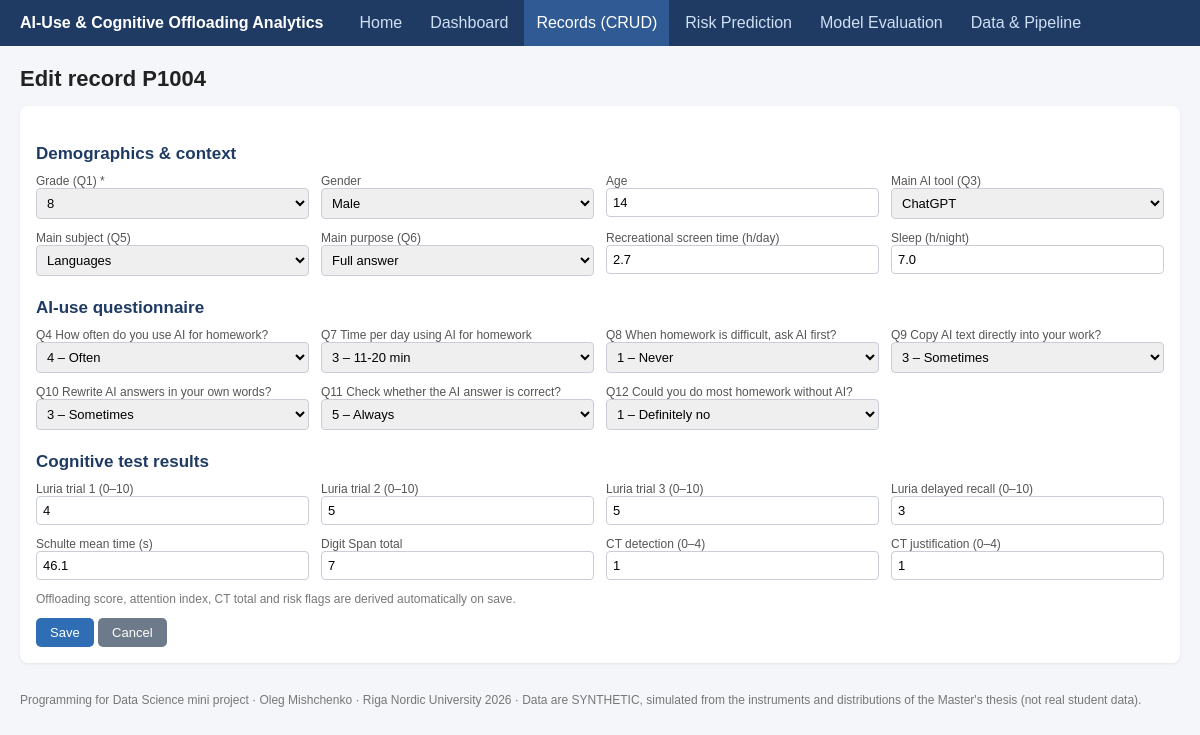
Screenshot of /records/P1004/edit with the database file from the repository.
### tables this page shows
CREATE TABLE students (
    student_id TEXT PRIMARY KEY,
    grade INTEGER CHECK (grade IN (8, 9)), gender TEXT, age INTEGER,
    main_ai_tool TEXT, main_subject TEXT, main_purpose TEXT,
    q4_ai_frequency INTEGER, q7_daily_ai_time INTEGER, q8_ask_ai_first INTEGER,
    q9_copy_directly INTEGER, q10_rewrite_own_words INTEGER, q11_check_correctness INTEGER,
    q12_could_do_without_ai INTEGER,
    screen_time_hours REAL, sleep_hours REAL,
    luria_trial1 INTEGER, luria_trial2 INTEGER, luria_trial3 INTEGER, luria_delayed INTEGER,
    schulte_seconds REAL, digit_span_total INTEGER,
    ct_detection INTEGER, ct_justification INTEGER,
    offloading_score REAL, ai_use_group TEXT, luria_mean REAL, ct_total INTEGER,
    attention_index REAL, low_attention INTEGER, low_ct INTEGER,
    updated_at TEXT DEFAULT CURRENT_TIMESTAMP
);

### app.py (the view, shortened to what this page needs)
@app.route("/records/<sid>/edit", methods=["GET", "POST"])
def record_edit(sid):
    rec = db.get(sid)
    if not rec:
        return redirect(url_for("records"))
    return render_template("form.html", **_form_ctx(rec, "edit"))

### app.py (called while the page is built)
def _full(rec):
    return {**{k: None for k in ["student_id"] + db.INPUT_FIELDS}, **(rec or {})}

def _form_ctx(rec, mode, errors=None):
    return dict(rec=_full(rec), mode=mode, errors=errors or [], cats=db.CATEGORICAL, likert=db.LIKERT_LABELS,
                qtext=db.QUESTION_TEXT, numeric=db.NUMERIC)

### db.py (called while the page is built)
def connect():
    con = sqlite3.connect(DB_PATH)
    con.row_factory = sqlite3.Row
    return con

def get(student_id):
    with connect() as con:
        r = con.execute("SELECT * FROM students WHERE student_id=?", (student_id,)).fetchone()
        return dict(r) if r else None

### templates/form.html (shortened to what this page needs)
{% extends "base.html" %}{% block content %}
<h1>{{ 'New student record' if mode=='new' else 'Edit record ' ~ rec.student_id }}</h1>
<form method="post" class="card">{% include "_fields.html" %}
<h2>Cognitive test results</h2><div class="formgrid">
{% for f, lab in [('luria_trial1','Luria trial 1 (0–10)'),('luria_trial2','Luria trial 2 (0–10)'),('luria_trial3','Luria trial 3 (0–10)'),('luria_delayed','Luria delayed recall (0–10)'),
('schulte_seconds','Schulte mean time (s)'),('digit_span_total','Digit Span total'),('ct_detection','CT detection (0–4)'),('ct_justification','CT justification (0–4)')] %}
<div><label>{{ lab }}</label><input type="number" step="{{ numeric[f][2] }}" min="{{ numeric[f][0] }}" max="{{ numeric[f][1] }}" name="{{ f }}" value="{{ rec[f] if rec[f] is not none else '' }}"></div>{% endfor %}</div>
<p class="muted">Offloading score, attention index, CT total and risk flags are derived automatically on save.</p>
<button class="btn">Save</button> <a class="btn sec" href="{{ url_for('records') }}">Cancel</a></form>{% endblock %}

### templates/_fields.html
<h2>Demographics &amp; context</h2><div class="formgrid">
<div><label>Grade (Q1) *</label><select name="grade">{% for g in [8,9] %}<option {{ 'selected' if rec.grade|int == g }}>{{ g }}</option>{% endfor %}</select></div>
<div><label>Gender</label><select name="gender"><option value="">–</option>{% for g in cats.gender %}<option {{ 'selected' if rec.gender==g }}>{{ g }}</option>{% endfor %}</select></div>
{% if not predict_mode %}<div><label>Age</label><input type="number" name="age" min="12" max="16" value="{{ rec.age|int if rec.age is not none else '' }}"></div>{% endif %}
<div><label>Main AI tool (Q3)</label><select name="main_ai_tool"><option value="">–</option>{% for g in cats.main_ai_tool %}<option {{ 'selected' if rec.main_ai_tool==g }}>{{ g }}</option>{% endfor %}</select></div>
{% if not predict_mode %}<div><label>Main subject (Q5)</label><select name="main_subject"><option value="">–</option>{% for g in cats.main_subject %}<option {{ 'selected' if rec.main_subject==g }}>{{ g }}</option>{% endfor %}</select></div>{% endif %}
<div><label>Main purpose (Q6)</label><select name="main_purpose"><option value="">–</option>{% for g in cats.main_purpose %}<option {{ 'selected' if rec.main_purpose==g }}>{{ g }}</option>{% endfor %}</select></div>
<div><label>Recreational screen time (h/day)</label><input type="number" step="0.1" min="0" max="12" name="screen_time_hours" value="{{ rec.screen_time_hours if rec.screen_time_hours is not none else '' }}"></div>
<div><label>Sleep (h/night)</label><input type="number" step="0.1" min="3" max="12" name="sleep_hours" value="{{ rec.sleep_hours if rec.sleep_hours is not none else '' }}"></div></div>
<h2>AI-use questionnaire</h2><div class="formgrid">
{% for f, labels in likert.items() %}<div><label>{{ qtext[f] }}</label><select name="{{ f }}"><option value="">–</option>
{% for l in labels %}<option value="{{ loop.index }}" {{ 'selected' if rec[f] is not none and rec[f]|int == loop.index }}>{{ loop.index }} – {{ l }}</option>{% endfor %}</select></div>{% endfor %}</div>

### static/style.css (style rules this page uses)
* { box-sizing:border-box }
body { font-family:Arial,Helvetica,sans-serif;margin:0;background:#f4f6f9;color:#222 }
h1 { font-size:22px;margin:8px 0 14px }
h2 { font-size:17px;margin:22px 0 10px;color:#1f3b63 }
.card { background:#fff;border-radius:8px;box-shadow:0 1px 3px rgba(0,0,0,.08);padding:16px;margin-bottom:16px }
.btn { display:inline-block;background:#2f6db5;color:#fff;border:0;border-radius:5px; padding:7px 14px;text-decoration:none;cursor:pointer;font-size:13px }
.btn.sec { background:#6c7a89 }
label { font-size:12px;color:#555;display:block }
select,input { padding:6px;border:1px solid #c9ced6;border-radius:4px;font-size:13px }
.formgrid { display:grid;grid-template-columns:repeat(auto-fit,minmax(260px,1fr));gap:12px }
.formgrid select,.formgrid input { width:100% }
.muted { color:#777;font-size:12px }

### rows the page displays
students: student_id "Edit record P1004", age "14", screen_time_hours "2.7", sleep_hours "7.0", luria_trial1 "4" "5" "5" "3" "46.1" "7" "1" "1"

### other values shown
{{ qtext[f] }} "Q4 How often do you use AI for homework?" "Q7 Time per day using AI for homework" "Q8 When homework is difficult, ask AI first?" "Q9 Copy AI text directly into your work?" "Q10 Rewrite AI answers in your own words?" "Q11 Check whether the AI answer is correct?" "Q12 Could you do most homework without AI?"
{{ lab }} "Luria trial 1 (0–10)" "Luria trial 2 (0–10)" "Luria trial 3 (0–10)" "Luria delayed recall (0–10)" "Schulte mean time (s)" "Digit Span total" "CT detection (0–4)" "CT justification (0–4)"
form field grade "8"
form field gender "Male"
form field main_ai_tool "ChatGPT"
form field main_subject "Languages"
form field main_purpose "Full answer"
form field q4_ai_frequency "4 – Often"
form field q7_daily_ai_time "3 – 11-20 min"
form field q8_ask_ai_first "1 – Never"
form field q9_copy_directly "3 – Sometimes"
form field q10_rewrite_own_words "3 – Sometimes"
form field q11_check_correctness "5 – Always"
form field q12_could_do_without_ai "1 – Definitely no"
